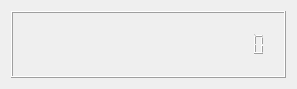
<?xml version="1.0" encoding="UTF-8"?>
<ui version="4.0">
 <class>Dialog</class>
 <widget class="QDialog" name="Dialog">
  <property name="geometry">
   <rect>
    <x>0</x>
    <y>0</y>
    <width>297</width>
    <height>89</height>
   </rect>
  </property>
  <property name="windowTitle">
   <string>Dialog</string>
  </property>
  <property name="windowIcon">
   <iconset resource="resource.qrc">
    <normaloff>:/icon.png</normaloff>:/icon.png</iconset>
  </property>
  <layout class="QVBoxLayout" name="verticalLayout">
   <item>
    <widget class="QLCDNumber" name="lcdNumber">
     <property name="sizePolicy">
      <sizepolicy hsizetype="Expanding" vsizetype="Expanding">
       <horstretch>0</horstretch>
       <verstretch>0</verstretch>
      </sizepolicy>
     </property>
     <property name="digitCount">
      <number>23</number>
     </property>
     <property name="value" stdset="0">
      <double>0.000000000000000</double>
     </property>
     <property name="intValue" stdset="0">
      <number>0</number>
     </property>
    </widget>
   </item>
  </layout>
 </widget>
 <layoutdefault spacing="6" margin="11"/>
 <resources>
  <include location="resource.qrc"/>
 </resources>
 <connections/>
</ui>
